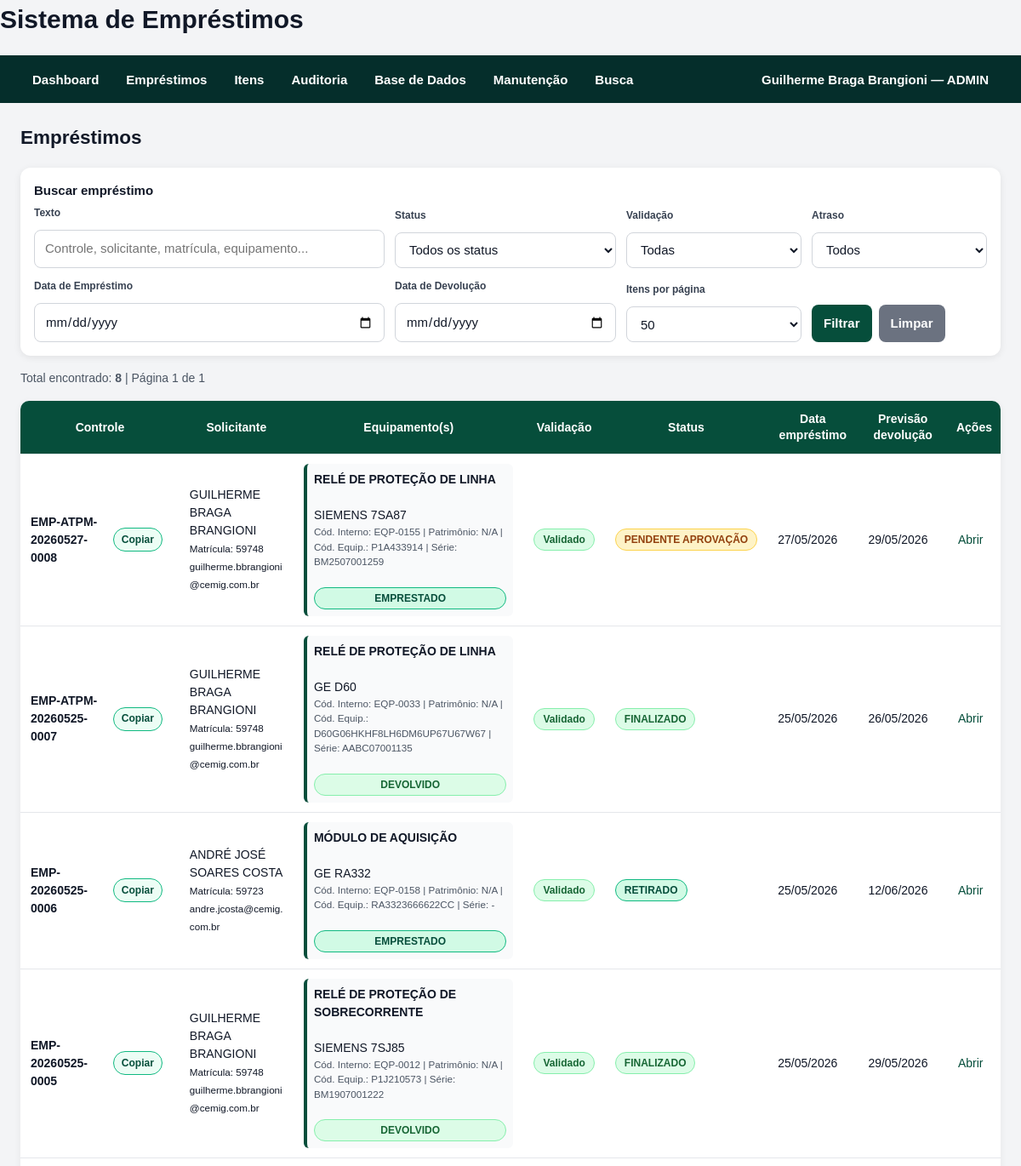
Before: /emprestimos/ (signed in, upper part) with the older database file.
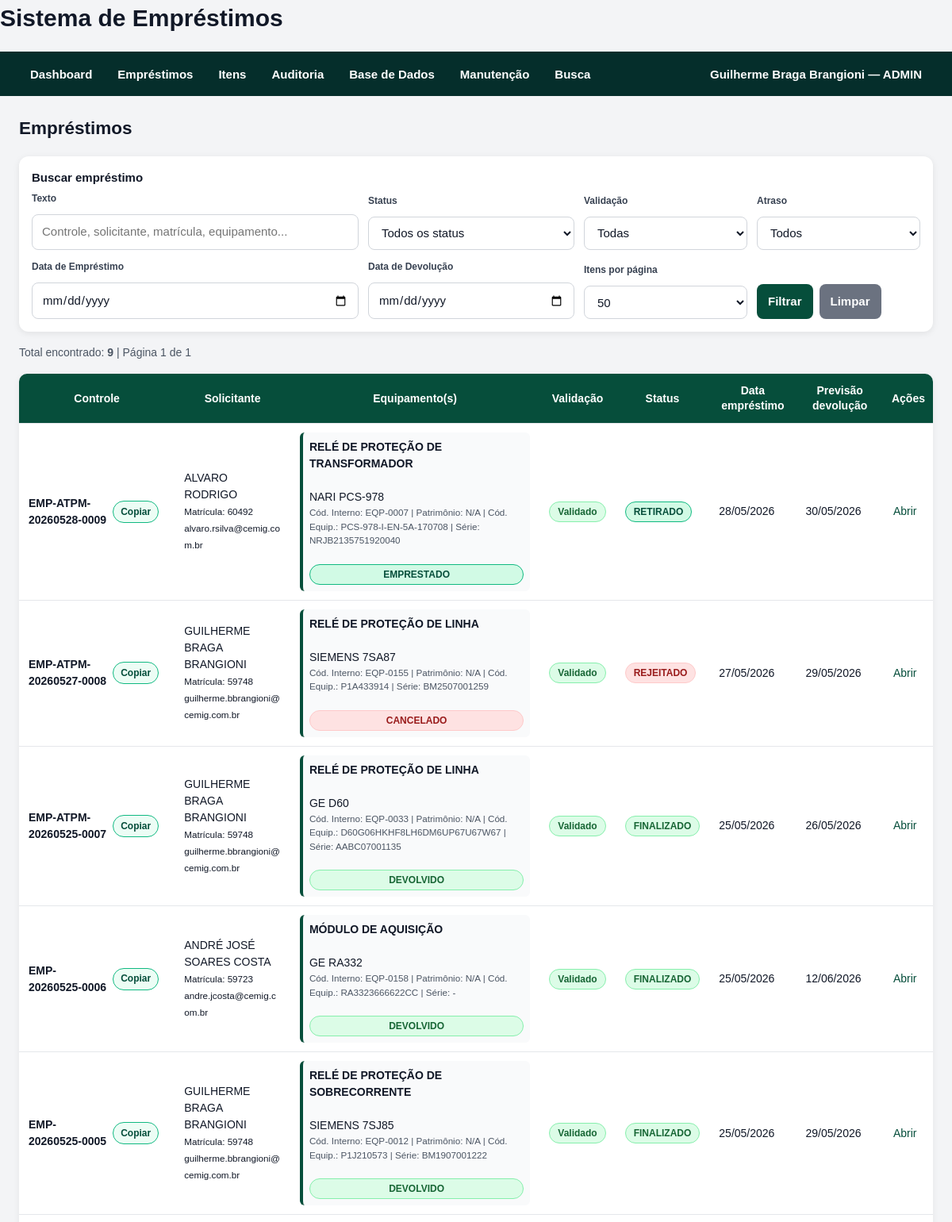
After: the same page with the newer database file.
### models/loan.py (models this page shows)
class Loan(db.Model):
    __tablename__ = "loans"
    id = db.Column(db.Integer, primary_key=True)
    numero_controle = db.Column(db.String(100), unique=True, index=True)
    user_id = db.Column(db.Integer, db.ForeignKey("users.id"), nullable=False)
    approver_id = db.Column(db.Integer, db.ForeignKey("approvers.id"), nullable=False)
    responsavel_entrega_nome = db.Column(db.String(255), nullable=False)
    responsavel_entrega_matricula = db.Column(db.String(100))
    responsavel_entrega_email = db.Column(db.String(255))
    status = db.Column(db.String(100), default="PENDENTE_APROVACAO", index=True)
    data_emprestimo = db.Column(db.DateTime)
    data_prevista_devolucao = db.Column(db.DateTime)
    data_real_devolucao = db.Column(db.DateTime)
    local_utilizacao = db.Column(db.String(255))
    aprovado = db.Column(db.Boolean, default=False)
    aprovado_em = db.Column(db.DateTime)
    rejeitado_em = db.Column(db.DateTime)
    motivo_rejeicao = db.Column(db.Text)
    approval_token = db.Column(db.Text)
    observacoes = db.Column(db.Text)
    notification_fixed_emails = db.Column(db.Text)      # E-mails fixos lidos do arquivo no momento da criação
    notification_extra_emails = db.Column(db.Text)      # E-mails adicionais digitados no momento do empréstimo
    notification_all_emails = db.Column(db.Text)        # União de Fixos + adicionais, preservada para auditoria
    created_at = db.Column(db.DateTime, default=datetime.utcnow)
    updated_at = db.Column(
        db.DateTime,
        default=datetime.utcnow,
        onupdate=datetime.utcnow,
    )
    user = db.relationship("User", back_populates="loans")
    approver = db.relationship("Approver", back_populates="loans")
    items = db.relationship(
        "LoanItem",
        back_populates="loan",
        lazy=True,
        cascade="all, delete-orphan",
    )
    renewals = db.relationship(
        "Renewal",
        back_populates="loan",
        lazy=True,
        cascade="all, delete-orphan",
    )

### models/user.py (models this page shows)
class User(db.Model):
    __tablename__ = "users"
    id = db.Column(db.Integer, primary_key=True)
    nome = db.Column(db.String(255), nullable=False)
    matricula = db.Column(db.String(100), nullable=False, index=True)
    email = db.Column(db.String(255), nullable=False)
    telefone = db.Column(db.String(100))
    gerencia = db.Column(db.String(255))
    regional = db.Column(db.String(255))
    equipe = db.Column(db.String(255))
    created_at = db.Column(db.DateTime, default=datetime.utcnow)
    loans = db.relationship("Loan", back_populates="user")

### models/loan_item.py (models this page shows)
class LoanItem(db.Model):
    __tablename__ = "loan_items"
    id = db.Column(db.Integer, primary_key=True)
    loan_id = db.Column(db.Integer, db.ForeignKey("loans.id"), nullable=False)
    equipment_id = db.Column(db.Integer, db.ForeignKey("equipments.id"))
    consumable_id = db.Column(db.Integer, db.ForeignKey("consumables.id"))
    tipo_item = db.Column(db.String(100), nullable=False)
    quantidade = db.Column(db.Integer, default=1)
    quantidade_devolvida = db.Column(db.Integer, default=0)
    status = db.Column(db.String(100), default="EMPRESTADO")
    devolvido_em = db.Column(db.DateTime)
    devolvido_por = db.Column(db.String(255))
    image_path = db.Column(db.String(500))
    image_original_filename = db.Column(db.String(255))
    observacoes = db.Column(db.Text)
    created_at = db.Column(db.DateTime, default=datetime.utcnow)
    loan = db.relationship("Loan", back_populates="items")
    equipment = db.relationship("Equipment", back_populates="loan_items")
    consumable = db.relationship("Consumable", back_populates="loan_items")

### models/equipment.py (models this page shows)
class Equipment(db.Model):
    __tablename__ = "equipments"
    id = db.Column(db.Integer, primary_key=True)
    codigo_interno = db.Column(db.String(100), unique=True, index=True)
    nome = db.Column(db.String(255), nullable=False)
    nome_normalizado = db.Column(db.String(255), nullable=False, index=True)
    fabricante = db.Column(db.String(255))
    modelo = db.Column(db.String(255))
    tipo_equipamento = db.Column(db.String(255))
    patrimonio = db.Column(db.String(255), index=True)
    codigo_equipamento = db.Column(db.String(255), index=True)
    serial = db.Column(db.String(255), index=True)
    categoria = db.Column(db.String(255))
    status = db.Column(db.String(50), default="DISPONIVEL", index=True)
    status_planilha = db.Column(db.String(255))
    regional = db.Column(db.String(255))
    data_inventario = db.Column(db.DateTime)
    local_armazenagem = db.Column(db.String(255))
    subestacao_origem = db.Column(db.String(255))
    emprestado_para_planilha = db.Column(db.String(255))
    data_emprestimo_planilha = db.Column(db.DateTime)
    validado = db.Column(db.Boolean, default=False)
    observacoes = db.Column(db.Text)
    created_at = db.Column(db.DateTime, default=datetime.utcnow)
    updated_at = db.Column(
        db.DateTime,
        default=datetime.utcnow,
        onupdate=datetime.utcnow,
    )
    loan_items = db.relationship("LoanItem", back_populates="equipment")

### routes/loan_routes.py (the view, shortened to what this page needs)
@loan_bp.route("/")
def list_loans():
    search_text = request.args.get("q", "").strip()
    status_filter = request.args.get("status", "").strip()
    validation_filter = request.args.get("validacao", "").strip()
    overdue_filter = request.args.get("atrasados", "").strip()
    date_from_text = request.args.get("data_inicio", "").strip()
    date_to_text = request.args.get("data_fim", "").strip()
    page = request.args.get("page", 1, type=int)
    per_page = request.args.get("per_page", 50, type=int)
    if per_page not in [25, 50, 100]:
        per_page = 50
    query = Loan.query
    if status_filter:
        query = query.filter(Loan.status == status_filter)
    date_from = _parse_date_filter(date_from_text)
    date_to = _parse_date_filter(date_to_text)
    if date_from:
        query = query.filter(Loan.data_emprestimo >= date_from)
    if date_to:
        query = query.filter(Loan.data_emprestimo <= date_to)
    if overdue_filter == "SIM":
        query = query.filter(Loan.status == LoanStatus.ATRASADO.value)
    loans_all = (
        query
        .options(*loan_full_options())
        .order_by(Loan.created_at.desc())
        .all()
    )
    if validation_filter == "PENDENTE":
        loans_all = [
            loan for loan in loans_all
            if _loan_has_pending_validation(loan)
        ]
    elif validation_filter == "VALIDADO":
        loans_all = [
            loan for loan in loans_all
            if not _loan_has_pending_validation(loan)
        ]
    total = len(loans_all)
    pages = max(ceil(total / per_page), 1)
    if page < 1:
        page = 1
    if page > pages:
        page = pages
    start = (page - 1) * per_page
    end = start + per_page
    loans = loans_all[start:end]
    pagination = {
        "page": page,
        "pages": pages,
        "total": total,
        "has_prev": page > 1,
        "has_next": page < pages,
        "prev_num": page - 1,
        "next_num": page + 1,
    }
    return render_template(
        "loan_list.html",
        loans=loans,
        pagination=pagination,
        search_text=search_text,
        status_filter=status_filter,
        validation_filter=validation_filter,
        overdue_filter=overdue_filter,
        date_from_text=date_from_text,
        date_to_text=date_to_text,
        per_page=per_page,
        status_options=[status.value for status in LoanStatus],
    )

### routes/loan_routes.py (called while the page is built)
def _parse_date_filter(value: str):
    value = str(value or "").strip()
    if not value:
        return None
    try:
        return datetime.strptime(value, "%Y-%m-%d")
    except ValueError:
        return None

### services/approval_service.py (called while the page is built, shortened)
    @staticmethod
    def count_pending_for_current_user() -> int:
        current_user = AuthService.get_current_user()
        if not current_user:
            return 0
        query = (
            Loan.query
            .join(Approver, Loan.approver_id == Approver.id)
            .filter(Loan.status == LoanStatus.PENDENTE_APROVACAO.value)
        )
        if current_user.role == UserRole.ADMIN.value:
            return query.count()

### services/auth_service.py (called while the page is built)
    @staticmethod
    def count_users() -> int:
        return SystemUser.query.count()

    @staticmethod
    def get_current_user() -> SystemUser | None:
        user_id = session.get(AuthService.SESSION_USER_ID_KEY)
        if not user_id:
            return None
        user = db.session.get(SystemUser, user_id)
        if not user or not user.active:
            AuthService.logout_user()
            return None
        return user

### utils/status_ui.py (called while the page is built)
def normalize_status(status: str) -> str:
    return str(status or "").strip().upper()

### templates/loan_list.html (shortened to what the changed rows need)
{% extends "base.html" %}
{% block content %}
<h2>Empréstimos</h2>
<p class="hint">
    Total encontrado:
    <strong>{{ pagination.total }}</strong>
    |
    Página {{ pagination.page }} de {{ pagination.pages }}
</p>
<table>
    <thead>
        <tr>
            <th>Controle</th>
            <th>Solicitante</th>
            <th>Equipamento(s)</th>
            <th>Validação</th>
            <th>Status</th>
            <th>Data empréstimo</th>
            <th>Previsão devolução</th>
            <th>Ações</th>
        </tr>
    </thead>
    <tbody>
        {% for loan in loans %}
            {% set ns = namespace(has_pending_validation=false) %}
            {% for item in loan.items %}
                {% if item.equipment and not item.equipment.validado %}
                    {% set ns.has_pending_validation = true %}
                {% endif %}
            {% endfor %}
            <tr>
                <td>
                    <div class="copy-control-wrapper">
                        <strong>{{ loan.numero_controle }}</strong>
                        <button
                            type="button"
                            class="copy-control-button"
                            onclick="copyToClipboard('{{ loan.numero_controle }}', 'copy-feedback-list-{{ loan.id }}')"
                        >
                            Copiar
                        </button>
                    </div>
                </td>
                <td>
                    {% if loan.user %}
                        {{ loan.user.nome }}
                        <br>
                        <small>Matrícula: {{ loan.user.matricula or "-" }}</small>
                        <br>
                        <small>{{ loan.user.email or "-" }}</small>
                    {% else %}
                        -
                    {% endif %}
                </td>
                <td>
                    {% if loan.items %}
                        {% for item in loan.items %}
                            {% if item.equipment %}
                                <div class="loan-equipment-summary">
                                    <strong>
                                        {{ item.equipment.tipo_equipamento or "EQUIPAMENTO" }}
                                    </strong>
                                    <br>
                                    {{ item.equipment.fabricante or "-" }}
                                    {{ item.equipment.modelo or "-" }}
                                    <br>
                                    <small>
                                        Cód. Interno:
                                        {{ item.equipment.codigo_interno or "-" }}
                                        |
                                        Patrimônio:
                                        {{ item.equipment.patrimonio or "-" }}
                                        |
                                        Cód. Equip.:
                                        {{ item.equipment.codigo_equipamento or "-" }}
                                        |
                                        Série:
                                        {{ item.equipment.serial or "-" }}
                                    </small>
                                    <br>
                                    <span class="status-badge {{ status_badge_class(item.status) }}">
                                        {{ format_status_label(item.status) }}
                                    </span>
                                </div>
                            {% endif %}
                        {% endfor %}
                    {% else %}
                        -
                    {% endif %}
                </td>
                <td>
                    {% if ns.has_pending_validation and loan.status not in ["FINALIZADO", "REJEITADO", "CANCELADO"] %}
                        <form
                            method="post"
                            action="{{ url_for('loan_bp.validate_loan_equipments', loan_id=loan.id) }}"
                            onsubmit="return confirm('Confirmar validação dos equipamentos do empréstimo {{ loan.numero_controle }}?');"
                        >
                            <button type="submit">
                                Validar
                            </button>
                        </form>
                    {% else %}
                        <span class="status-badge status-success">
                            Validado
                        </span>
                    {% endif %}
                </td>
                <td>
                    <span class="status-badge {{ status_badge_class(loan.status) }}">
                        {{ format_status_label(loan.status) }}
                    </span>
                </td>
                <td>
                    {{ loan.data_emprestimo.strftime("%d/%m/%Y") if loan.data_emprestimo else "-" }}
                </td>
                <td>
                    {{ loan.data_prevista_devolucao.strftime("%d/%m/%Y") if loan.data_prevista_devolucao else "-" }}
                </td>
                <td>
                    <a href="{{ url_for('loan_bp.loan_detail', loan_id=loan.id) }}">
                        Abrir
                    </a>
                </td>
            </tr>
        {% endfor %}
    </tbody>
</table>
{% endblock %}

Changed rows visible on the page:
added Loan: numero_controle "EMP-ATPM-20260528-0009", user.nome "ALVARO RODRIGO", user "60492", user "alvaro.rsilva@cemig.com.br", shows "Validado", status "RETIRADO", data_emprestimo "28/05/2026", data_prevista_devolucao "30/05/2026"
added LoanItem: equipment "RELÉ DE PROTEÇÃO DE TRANSFORMADOR", equipment "NARI", equipment "PCS-978", equipment "EQP-0007", equipment "N/A", equipment "PCS-978-I-EN-5A-170708", equipment "NRJB2135751920040", status "EMPRESTADO", shown under "EMP-ATPM-20260528-0009"
changed Loan "EMP-ATPM-20260527-0008": status "PENDENTE APROVAÇÃO" → "REJEITADO"
changed LoanItem "7SA87": status "EMPRESTADO" → "CANCELADO"
changed Loan "EMP-20260525-0006": status "RETIRADO" → "FINALIZADO"
changed LoanItem "MÓDULO DE AQUISIÇÃO": status "EMPRESTADO" → "DEVOLVIDO"
Other visible differences:
{{ pagination.total }}: "8" → "9"
